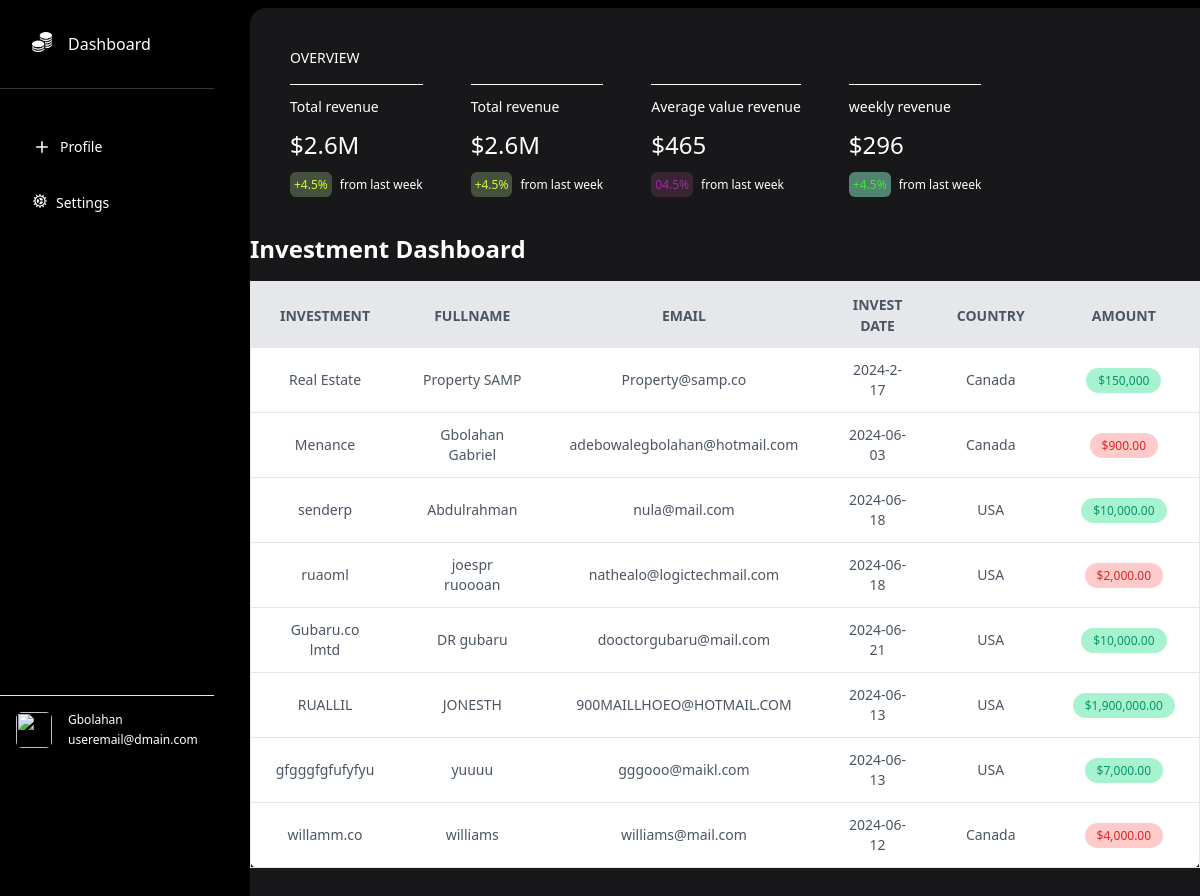
Page /dashboard.php on the committed database.
### tables this page shows
CREATE TABLE `investments` (
  `id` int(11) NOT NULL,
  `fname` varchar(100) NOT NULL,
  `email` varchar(100) NOT NULL,
  `investname` varchar(100) NOT NULL,
  `amount` decimal(10,2) NOT NULL,
  `date` date NOT NULL,
  `country` varchar(50) NOT NULL
);

### dashboard.php (the view, shortened to what this page needs)
<?php
 require_once('php/database.php');
 $database = new Database();
  $investments = $database->read();
?>
<!doctype html>
<html>
<head>
  <link href="https://cdn.jsdelivr.net/npm/tailwindcss@2.2.19/dist/tailwind.min.css" rel="stylesheet">
</head>
<body class ="min-h-screen flex bg-black">
<nav class=" ">
    <section class="bg-black h-[100vh] fixed">
        <div class="border-b border-b-[#363636] ">
        <section class="p-8 ">
        <div class=" text-white flex space-x-4">
        <div class="">
            <img src="./img/invest.png" alt="" width="20" height="20">
        </div>
        <p> Dashboard</p>
        </div>
    </div>
    <section class="p-8">
    <div class="flex text-white text-sm mt-4 space-x-1">
        <p class="text-white"><a href="./index.php"><svg xmlns="http://www.w3.org/2000/svg" viewBox="0 0 20 20" fill="currentColor" class="size-5 cursor-pointer">
            <path d="M10.75 4.75a.75.75 0 0 0-1.5 0v4.5h-4.5a.75.75 0 0 0 0 1.5h4.5v4.5a.75.75 0 0 0 1.5 0v-4.5h4.5a.75.75 0 0 0 0-1.5h-4.5v-4.5Z" />
          </svg></p>
         <a href="./index.php">Profile</a></a>
    </div>
    <div class="flex text-white text-sm mt-9 space-x-2">
        <p class="text-white"><a href="">
          </p>
         <p> Settings</p></a>
    </div>
</section>
<div class="relative top-[450px]  border-t border-b-[#303030]">
    <div class="mt-auto text-white  p-4">
        <div class="flex space-x-4"> <p> <img class="h-9 w-9 rounded-md" src="https://images.unsplash.com/photo-1472099645785-5658abf4ff4e?ixlib=rb-1.2.1&ixid=eyJhcHBfaWQiOjEyMDd9&auto=format&fit=facearea&facepad=2&w=256&h=256&q=80" alt=""></p> <div class=" space-y-1"><p class="text-xs">Gbolahan</p>
            <p class="text-xs">useremail@dmain.com</p></div>
        </div>
    </div>
</div>
    </section>
</nav>
<main class="ml-[250px] h-[100vh]  bg-[#18181b] my-2 text-white w-full shadow-2xl rounded-l-2xl ">
    <div class="p-10">
      <div class=" mb-4" > <P class="text-sm font-medium">OVERVIEW</P></div>
      <section class="flex space-x-12  ">
      <div class="border-t border-t-white pt-2">
        <p class="text-sm py-1">Total revenue</p>
        <p class="text-2xl my-2">$2.6M</p>
        <p class="text-xs text pt-2"><span class="bg-[#45503e] p-1 rounded-md text-[#d2fb3d] mr-2">+4.5%</span>from last week</p>
      </div>
      <div class="border-t border-t-white pt-2">
        <p class="text-sm py-1">Total revenue</p>
        <p class="text-2xl my-2">$2.6M</p>
        <p class="text-xs text pt-2"><span class="bg-[#45503e] p-1 rounded-md text-[#d2fb3d] mr-2">+4.5%</span>from last week</p>
      </div>
      <div class="border-t border-t-white pt-2">
        <p class="text-sm py-1">Average value
 revenue</p>
        <p class="text-2xl my-2">$465</p>
        <p class="text-xs text pt-2"><span class="bg-[#372632] p-1 rounded-md text-[#9b2e9b] mr-2">04.5%</span>from last week</p>
      </div>
      <div class="border-t border-t-white pt-2">
        <p class="text-sm py-1">weekly revenue</p>
        <p class="text-2xl my-2">$296</p>
        <p class="text-xs text pt-2"><span class="bg-[#528270] p-1 rounded-md text-[#49e146] mr-2">+4.5%</span>from last week</p>
      </div>
      </section>
    </div>
    <div>
        <section>
            <h1 class="text-2xl font-bold mb-4">Investment Dashboard</h1>
            <div class="overflow-x-auto">
              <table class="min-w-full bg-white border border-gray-200 rounded-lg shadow-md">
                <thead>
                  <tr class="bg-gray-200 text-gray-600 uppercase text-sm leading-normal">
                    <th class="py-3 px-6 text-center">Investment</th>
                    <th class="py-3 px-6 text-center">Fullname</th>
                    <th class="py-3 px-6 text-center">Email</th>
                    <th class="py-3 px-6 text-center">Invest Date</th>
                    <th class="py-3 px-6 text-center">country</th>
                    <th class="py-3 px-6 text-center">Amount</th>
                  </tr>
                </thead>
                <tbody class="text-gray-600 text-sm font-light">
                  <tr class="border-b border-gray-200 hover:bg-gray-100">
                    <td class="py-3 px-6 text-center">Real Estate</td>
                    <td class="py-3 px-6 text-center">Property SAMP</td>
                    <td class="py-3 px-6 text-center">Property@samp.co</td>
                    <td class="py-3 px-6 text-center">2024-2-17</td>
                    <td class="py-3 px-6 text-center">Canada</td>
                    <td class="py-3 px-6 text-center">
                      <span class="bg-green-200 text-green-600 py-1 px-3 rounded-full text-xs">$150,000</span>
                    </td>
                  </tr>
                  <?php foreach ($investments as $investment) : ?>
                            <tr class="border-b border-gray-200 hover:bg-gray-100">
                                <td class="py-3 px-6 text-center"><?php echo ($investment['investname']); ?></td>
                                <td class="py-3 px-6 text-center"><?php echo ($investment['fname']); ?></td>
                                <td class="py-3 px-6 text-center"><?php echo ($investment['email']); ?></td>
                                <td class="py-3 px-6 text-center"><?php echo ($investment['date']); ?></td>
                                <td class="py-3 px-6 text-center"><?php echo ($investment['country']); ?></td>
                                <td class="py-3 px-6 text-center">
    <?php if ($investment['amount'] < 5000): ?>
        <span class="bg-red-200 text-red-600 py-1 px-3 rounded-full text-xs"><?php echo ('$' . number_format($investment['amount'], 2)); ?></span>
    <?php else: ?>
        <span class="bg-green-200 text-green-600 py-1 px-3 rounded-full text-xs"><?php echo ('$' . number_format($investment['amount'], 2)); ?></span>
    <?php endif; ?>
</td>
                            </tr>
                        <?php endforeach; ?>
                </tbody>
              </table>
            </div>
    </div>
</main>
<script src="https://cdn.tailwindcss.com"></script>
</body>
</html>

### php/database.php (shortened to what this page needs)
<!DOCTYPE html>
<html lang="en">
<head>
</head>
<body>
<?php
  class Database{
    private $connection;
    public function connect_db() {
       $this->connection = mysqli_connect('localhost', 'root', '', 'mydb');
    }
    public function read(){
      $sql = "SELECT * FROM investments";
      $res = mysqli_query($this->connection, $sql);
      return $res;
    }
 }
    ?>
</body>
</html>

### rows in the picture
investments: investname "Menance", fname "Gbolahan Gabriel", email "adebowalegbolahan@hotmail.com", date "2024-06-03", country "Canada", amount "900.00"
investments: investname "senderp", fname "Abdulrahman", email "nula@mail.com", date "2024-06-18", country "USA", amount "10,000.00"
investments: investname "ruaoml", fname "joespr ruoooan", email "nathealo@logictechmail.com", date "2024-06-18", country "USA", amount "2,000.00"
investments: investname "Gubaru.co lmtd", fname "DR gubaru", email "dooctorgubaru@mail.com", date "2024-06-21", country "USA", amount "10,000.00"
investments: investname "RUALLIL", fname "JONESTH", email "900MAILLHOEO@HOTMAIL.COM", date "2024-06-13", country "USA", amount "1,900,000.00"
investments: investname "gfgggfgfufyfyu", fname "yuuuu", email "gggooo@maikl.com", date "2024-06-13", country "USA", amount "7,000.00"
investments: investname "willamm.co", fname "williams", email "williams@mail.com", date "2024-06-12", country "Canada", amount "4,000.00"
